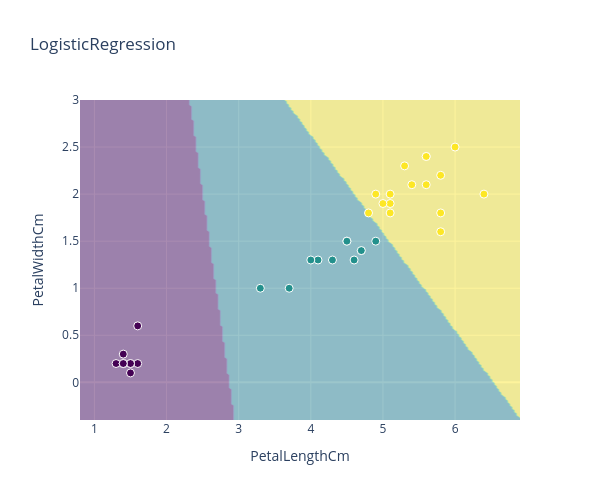

Notebook code cell kept with this figure:
### Code cell
show_decision_region(X_test, y_test, model)

### Figure 1 — Plotly figure (JSON) as saved in the notebook; plotly's stock layout.template omitted (floating-point values rounded to 4 significant figures; data arrays with more than 128 entries replaced by an {"elided": "..."} marker saying what was removed)
{"data": [{"colorscale": [[0, "#440154"], [0.1111, "#482878"], [0.2222, "#3e4989"], [0.3333, "#31688e"], [0.4444, "#26828e"], [0.5556, "#1f9e89"], [0.6667, "#35b779"], [0.7778, "#6ece58"], [0.8889, "#b5de2b"], [1, "#fde725"]], "contours": {"showlines": false}, "opacity": 0.45, "showscale": false, "type": "contour", "x": {"elided": "200 float values"}, "y": {"elided": "200 float values"}, "z": {"elided": "200x200 int values"}}, {"marker": {"color": [1, 0, 1, 1, 2, 0, 0, 2, 0, 2, 2, 0, 2, 2, 2, 2, 1, 1, 2, 2, 2, 2, 2, 2, 0, 0, 0, 1, 1, 1, 1, 1, 0, 2, 1, 0, 0, 2], "colorscale": [[0, "#440154"], [0.1111, "#482878"], [0.2222, "#3e4989"], [0.3333, "#31688e"], [0.4444, "#26828e"], [0.5556, "#1f9e89"], [0.6667, "#35b779"], [0.7778, "#6ece58"], [0.8889, "#b5de2b"], [1, "#fde725"]], "line": {"color": "white", "width": 1}, "size": 8}, "mode": "markers", "name": "Pontos", "type": "scatter", "x": [4.3, 1.3, 4.9, 4.6, 4.8, 1.4, 1.6, 5.1, 1.6, 5.1, 5.1, 1.4, 5.4, 5.6, 5.6, 6.4, 3.7, 3.3, 5.6, 5.8, 5, 4.9, 5.3, 5.8, 1.5, 1.4, 1.5, 4.1, 4.7, 4.5, 4.7, 4.5, 1.5, 6, 4, 1.4, 1.4, 5.8], "y": [1.3, 0.2, 1.5, 1.3, 1.8, 0.2, 0.2, 1.8, 0.6, 2, 1.9, 0.2, 2.1, 2.4, 2.4, 2, 1, 1, 2.1, 1.6, 1.9, 2, 2.3, 2.2, 0.2, 0.3, 0.1, 1.3, 1.4, 1.5, 1.4, 1.5, 0.2, 2.5, 1.3, 0.2, 0.2, 1.8]}], "layout": {"height": 500, "showlegend": false, "title": {"text": "LogisticRegression"}, "width": 600, "xaxis": {"title": {"text": "PetalLengthCm"}}, "yaxis": {"title": {"text": "PetalWidthCm"}}}}
